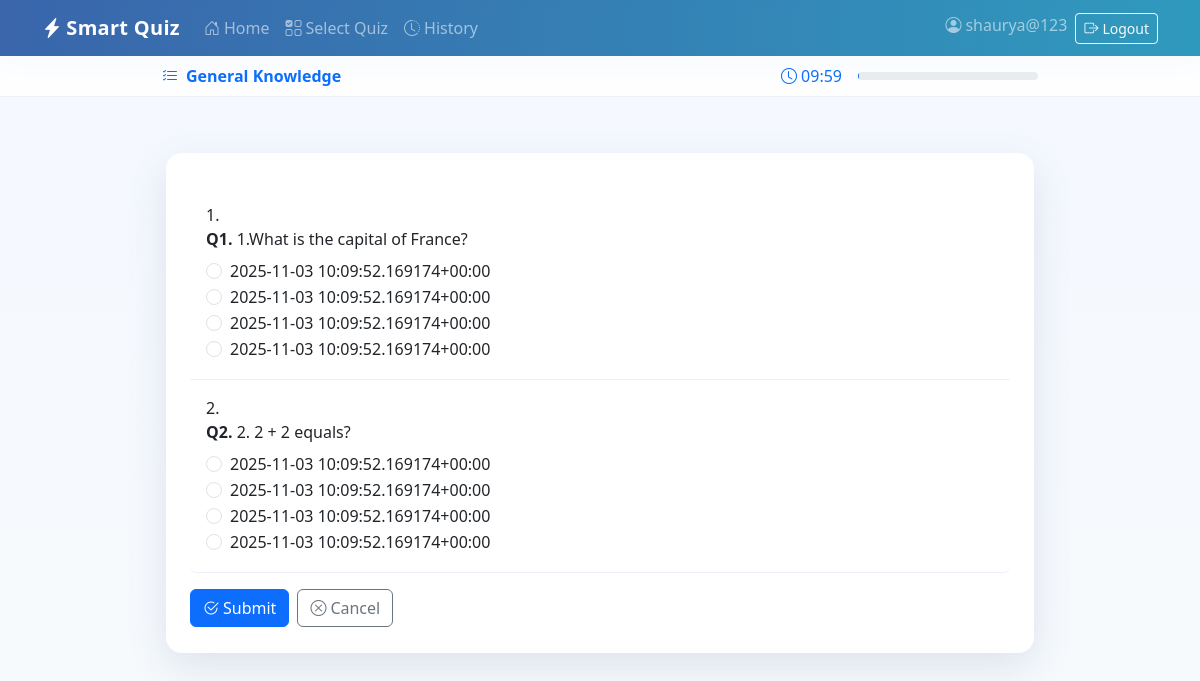
/quiz/take/2/ (signed in), run on an earlier commit of the app's database.
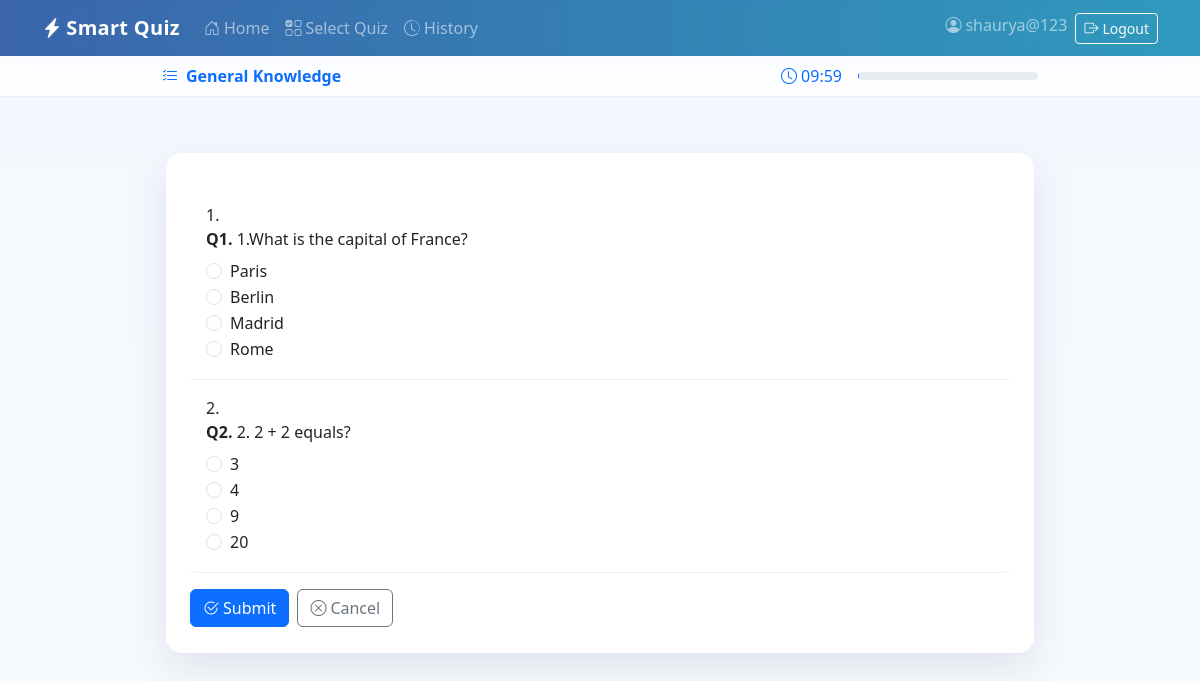
And on a later commit of the database.
### quiz/models.py (models this page shows, shortened)
class QuizAttempt(models.Model):
    user = models.ForeignKey(User, on_delete=models.CASCADE, related_name="attempts")
    quiz = models.ForeignKey(Quiz, on_delete=models.CASCADE, related_name="attempts")
    score = models.IntegerField(default=0)
    date_completed = models.DateTimeField(auto_now_add=True)
    started_at = models.DateTimeField(null=True, blank=True)  # optional timer
    duration_seconds = models.IntegerField(default=600)       # default duration 10min

class Quiz(models.Model):
    title = models.CharField(max_length=200, unique=True)
    description = models.TextField(blank=True)
    class Meta:
        verbose_name_plural = "Quizzes"

class Question(models.Model):
    quiz = models.ForeignKey(Quiz, on_delete=models.CASCADE, related_name="questions")
    question_text = models.TextField()

class Answer(models.Model):
    question = models.ForeignKey(Question, on_delete=models.CASCADE, related_name="answers")
    text = models.CharField(max_length=255)
    is_correct = models.BooleanField(default=False)

### quiz/views.py (the view)
# urls.py: path('take/<int:attempt_id>/', views.quiz_take, name='quiz_take'),
@login_required
def quiz_take(request, attempt_id):
    attempt = get_object_or_404(QuizAttempt, id=attempt_id, user=request.user)
    questions = attempt.quiz.questions.prefetch_related("answers")
    return render(request, "quiz/quiz_take.html", {"attempt": attempt, "questions": questions})

### quiz/templates/quiz/quiz_take.html (shortened to what this page needs)
<!DOCTYPE html>
<html>
<head>
  <link href="https://cdn.jsdelivr.net/npm/bootstrap@5.3.3/dist/css/bootstrap.min.css" rel="stylesheet">
  <link href="https://cdn.jsdelivr.net/npm/bootstrap-icons@1.11.3/font/bootstrap-icons.css" rel="stylesheet">
</head>
<body>
  {% include 'partials/navbar.html' %}
  {% include 'partials/messages.html' %}
  <div class="sq-sticky">
    <div class="container py-2 d-flex justify-content-between align-items-center" style="max-width:900px;">
      <div class="fw-semibold text-primary"><i class="bi bi-list-check me-2"></i>{{ attempt.quiz.title }}</div>
      <div class="d-flex align-items-center gap-3">
        <div class="text-primary"><i class="bi bi-clock me-1"></i><span id="time">10:00</span></div>
        <div class="progress" style="width:180px; height:8px;" role="progressbar" aria-label="Time remaining" aria-valuemin="0" aria-valuemax="100">
        </div>
      </div>
    </div>
  </div>
  <div class="sq-section">
    <div class="sq-card">
      <form method="post" action="{% url 'quiz_submit' attempt.id %}" class="mt-2">
        <ol class="list-group list-group-numbered">
          {% for q in questions %}
          <li class="list-group-item py-3">
            <div class="mb-2">
              <strong>Q{{ forloop.counter }}.</strong> {{ q.question_text }}
            </div>
            {% for opt in q.answers.all %}
            <div class="form-check">
              <input class="form-check-input" type="radio" name="q_{{ q.id }}" id="q{{ q.id }}_{{ opt.id }}" value="{{ opt.id }}">
              <label class="form-check-label" for="q{{ q.id }}_{{ opt.id }}">{{ opt.text }}</label>
            </div>
            {% endfor %}
          </li>
          {% endfor %}
        </ol>
        <div class="mt-3 d-flex gap-2">
          <button class="btn btn-primary" type="submit"><i class="bi bi-check2-circle me-1"></i>Submit</button>
          <a class="btn btn-outline-secondary" href="{% url 'home' %}"><i class="bi bi-x-circle me-1"></i>Cancel</a>
        </div>
      </form>
    </div>
  </div>
</body>
</html>

### templates/partials/navbar.html (shortened to what this page needs)
<nav class="navbar navbar-expand-lg navbar-dark sq-glass">
  <div class="container">
    <a class="navbar-brand fw-bold sq-brand" href="{% url 'home' %}">
      <i class="bi bi-lightning-charge-fill me-1"></i>Smart Quiz
    </a>
    <div class="collapse navbar-collapse" id="sqNav">
      <ul class="navbar-nav me-auto mb-2 mb-lg-0">
        <li class="nav-item">
          <a class="nav-link" href="{% url 'home' %}"><i class="bi bi-house-door me-1"></i>Home</a>
        </li>
        {% if user.is_staff %}
          <li class="nav-item">
            <a class="nav-link" href="/admin/"><i class="bi bi-gear me-1"></i>Admin</a>
          </li>
        {% else %}
          <li class="nav-item">
            <a class="nav-link" href="{% url 'quiz_select' %}"><i class="bi bi-ui-checks-grid me-1"></i>Select Quiz</a>
          </li>
          <li class="nav-item">
            <a class="nav-link" href="{% url 'history' %}"><i class="bi bi-clock-history me-1"></i>History</a>
          </li>
        {% endif %}
      </ul>
      <ul class="navbar-nav ms-auto">
        {% if user.is_authenticated %}
          <li class="nav-item">
            <span class="navbar-text me-2"><i class="bi bi-person-circle me-1"></i>{{ user.username }}</span>
          </li>
          <li class="nav-item">
            <form action="{% url 'logout' %}" method="post" class="d-inline">
              <button type="submit" class="btn btn-sm btn-outline-light">
                <i class="bi bi-box-arrow-right me-1"></i>Logout
              </button>
            </form>
          </li>
        {% else %}
          <li class="nav-item">
            <a class="btn btn-sm btn-light" href="{% url 'login' %}">
              <i class="bi bi-box-arrow-in-right me-1"></i>Login
            </a>
          </li>
        {% endif %}
      </ul>
    </div>
  </div>
</nav>

### templates/partials/messages.html (shortened to what this page needs)
<div aria-live="polite" aria-atomic="true" class="position-relative">
  <div class="toast-container position-fixed top-0 end-0 p-3" style="z-index: 1080;">
  </div>
</div>

### quiz/templates/quiz/quiz_take.html (style rules this page uses)
:root { --sq-primary:#2050a0; --sq-accent:#148cb4; --sq-card-bg:#ffffff; --sq-bg-grad:linear-gradient(180deg,#f4f8ff 0%,#f7fafc 100%); }
body { background: var(--sq-bg-grad); }
.sq-sticky { position: sticky; top: 0; z-index: 1030; backdrop-filter: saturate(140%) blur(8px); -webkit-backdrop-filter: saturate(140%) blur(8px); background: rgba(255,255,255,.85); border-bottom: 1px solid rgba(32,80,160,.08); }
.sq-section { max-width: 900px; margin: 56px auto; padding: 0 16px; }
.sq-card { background: var(--sq-card-bg); border-radius: 16px; box-shadow: 0 14px 40px rgba(40,69,124,.12); padding: 26px 24px; animation: fadeInUp .5s ease both; }
.list-group-item { border: 0; border-bottom: 1px solid rgba(32,80,160,.08); transition: background-color .25s ease; }

### templates/partials/navbar.html (style rules this page uses)
.sq-glass { background: linear-gradient(90deg, rgba(32,80,160,.88), rgba(20,140,180,.88)); backdrop-filter: saturate(140%) blur(10px); -webkit-backdrop-filter: saturate(140%) blur(10px); box-shadow: 0 8px 20px rgba(28, 67, 130, .18); }
.sq-brand { letter-spacing: .3px; }

What changed in the data, as far as the page shows it:
changed Answer: id "☐ 2025-11-03 10:09:52.169174+00:" → "☐ Paris"; text "2025-11-03 10:09:52.169174+00:00" → "Paris"
changed Answer: id "☐ 2025-11-03 10:09:52.169174+00:" → "☐ Berlin"; text "2025-11-03 10:09:52.169174+00:00" → "Berlin"
changed Answer: id "☐ 2025-11-03 10:09:52.169174+00:" → "☐ Madrid"; text "2025-11-03 10:09:52.169174+00:00" → "Madrid"
changed Answer: id "☐ 2025-11-03 10:09:52.169174+00:" → "☐ Rome"; text "2025-11-03 10:09:52.169174+00:00" → "Rome"
changed Answer (number 5 of 8 on the later page): id "☐ 2025-11-03 10:09:52.169174+00:" → "☐ 3"; text "2025-11-03 10:09:52.169174+00:00" → "3"
changed Answer (number 6 of 8 on the later page): id "☐ 2025-11-03 10:09:52.169174+00:" → "☐ 4"; text "2025-11-03 10:09:52.169174+00:00" → "4"
changed Answer (number 7 of 8 on the later page): id "☐ 2025-11-03 10:09:52.169174+00:" → "☐ 9"; text "2025-11-03 10:09:52.169174+00:00" → "9"
changed Answer (number 8 of 8 on the later page): id "☐ 2025-11-03 10:09:52.169174+00:" → "☐ 20"; text "2025-11-03 10:09:52.169174+00:00" → "20"
